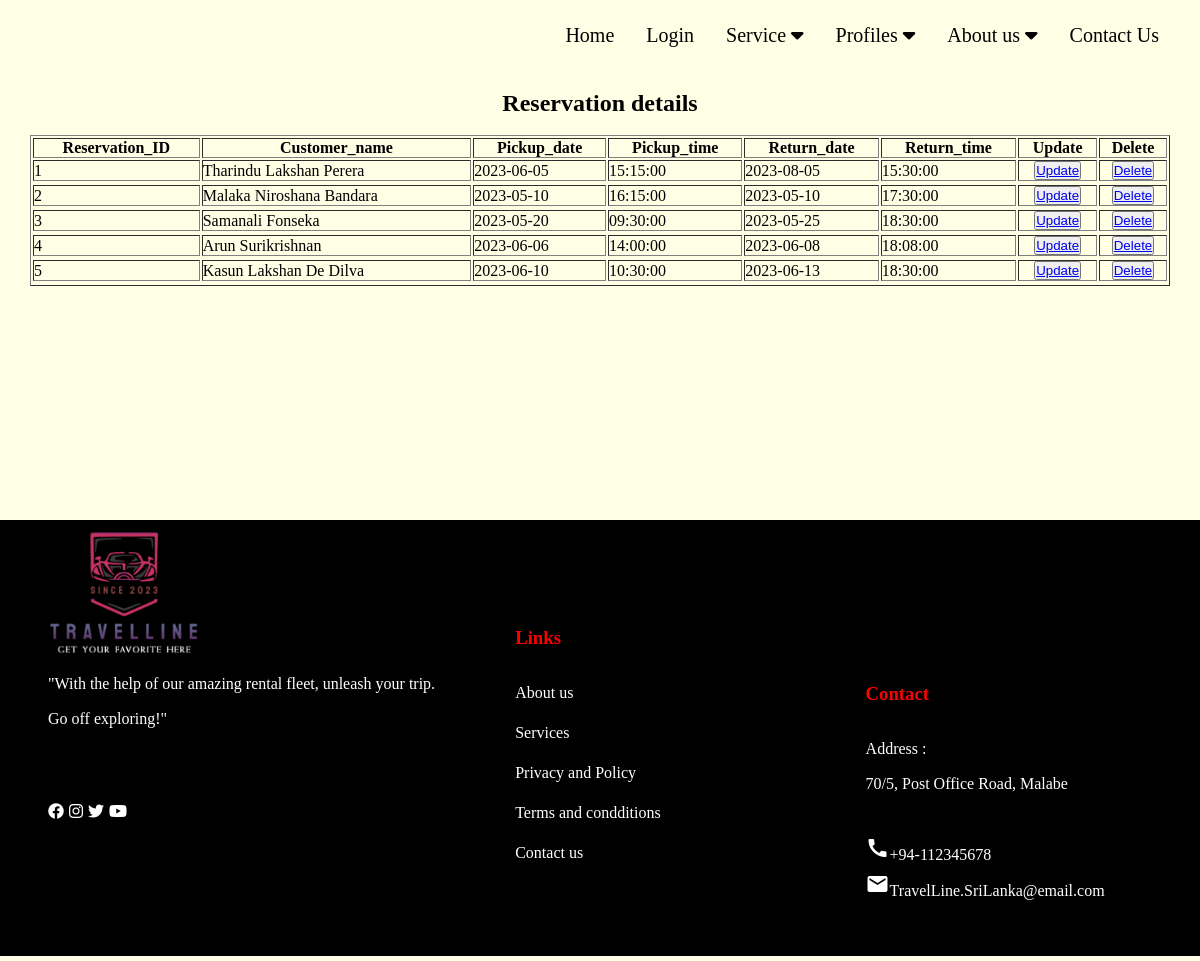
/reservationAccount.php, run on the app's committed database.
### tables this page shows
CREATE TABLE `reservation` (
  `Reservation_ID` int(11) NOT NULL,
  `Customer_name` varchar(250) NOT NULL,
  `Pickup_date` date NOT NULL,
  `Pickup_time` time NOT NULL,
  `Return_date` date NOT NULL,
  `Return_time` time NOT NULL
);

### reservationAccount.php (the view, shortened to what this page needs)
<?php
include_once 'config.php';
?>
<!DOCTYPE html>
<html>
<head>
<link rel="stylesheet" type="text/css"  href="Styles/styles.css">
    <link rel="stylesheet" href="https://cdnjs.cloudflare.com/ajax/libs/font-awesome/4.7.0/css/font-awesome.min.css">
    <link rel="stylesheet" href="https://cdnjs.cloudflare.com/ajax/libs/font-awesome/6.4.0/css/all.min.css">
    <link rel="stylesheet" type="text/css"  href="Styles/reservationAccount.css">
</head>
<body>
    <div class="navbar">
        <a href="home page.html">Home</a>
        <a href="login.php">Login</a>
        <div class="servicebtn">
            <button class="dropbtn">Service
                <i class="fa fa-caret-down"></i>
            </button>
        </div>
        <div class="profilesbtn">
            <button class="dropbtn">Profiles
                <i class="fa fa-caret-down"></i>
            </button>
        </div>
        <div class="aboutusbtn">
            <button class="dropbtn">About us
                <i class="fa fa-caret-down"></i>
            </button>
            </div>
        <a href="contactUs.html">Contact Us</a>
    </div>
	  <br><br><br><br><br>
	  <center>
	  <h2>Reservation details</h2>
	  <br>
	  <table border="1" width="95%">
	  <tr>
	  <th class="col1">Reservation_ID</th>
	  <th class="col1">Customer_name</th>
	  <th class="col1">Pickup_date</th>
	  <th class="col1">Pickup_time</th>
	  <th class="col1">Return_date</th>
	  <th class="col1">Return_time</th>
	  <th class="col1">Update</th>
	  <th class="col1">Delete</th>
	  </tr>
	  <?php
	  $sql="select * from reservation";
	  $result=$conn->query($sql);
	  if($result->num_rows>0){
		  while($row=$result->fetch_assoc()){
			  echo"<tr>
              <td>".$row["Reservation_ID"]."</td>
              <td>".$row["Customer_name"]."</td>
              <td>".$row["Pickup_date"]."</td>
              <td>".$row["Pickup_time"]."</td>
              <td>".$row["Return_date"]."</td>
              <td>".$row["Return_time"]."</td>";
			  echo"<td><center><button><a href='editReservation.php?
              rID=$row[Reservation_ID]&
              name=$row[Customer_name]&
              pdate=$row[Pickup_date]&
              ptime=$row[Pickup_time]&
              rdate=$row[Return_date]&
              rtime=$row[Return_time]'>Update</a></button></center>
              </td>";
			  echo"<td><center><button><a href='deleteReservation.php ? rID=$row[Reservation_ID]'>Delete</a></button></center></td><tr>";
		  }
		  }else{
			  echo"Empty rows";
	  }
	  echo "</table>";
	  ?>
	</center>
	  <br><br><br><br><br><br><br><br><br><br><br><br><br>
    <footer>
    <div class="foot">
        <div class="footer">
            <div class="row">
                <dic class="col" id="company">
                    <img src="Images/logo.png" alt="" class="logo"><br>
                    <p>"With the help of our amazing rental fleet, unleash your trip. <br> Go off exploring!"</p>
                    <div class="social"><br>
                        <a href="www.facebook.com"><i class="fab fa-facebook"></i></a>
                        <a href="www.instagram.com"><i class="fab fa-instagram"></i></a>
                        <a href="www.twitter.com"><i class="fab fa-twitter"></i></a>
                        <a href="www.youtube.com"><i class="fab fa-youtube"></i></a>
                    </div>
                </div>
                <div class="col" id="useful-links"><br>
                    <h3>Links</h3>
                    <div class="link">
                        <a href="About us.php">About us</a>
                        <a href="services.php">Services</a>
                        <a href="Privacy & Policy page.html">Privacy and Policy</a>
                        <a href="Terms and conditions.php">Terms and condditions</a>
                        <a href="contactUs.html">Contact us</a>
                    </div>
                </div>
                <div class="col" id="contacts"><br>
                    <h3>Contact</h3>
                    <div class="contact-details">
                        <p>Address :<br> 70/5,  Post Office Road,  Malabe</p><br>
                        <p><i class="material-icons">call</i>+94-112345678</p>
                        <p><i class="material-icons">email</i>TravelLine.SriLanka@email.com</p>
                    </div>
                </div>
            </div>
        </div>
    </footer>
</body>
</html>

### Styles/styles.css (style rules this page uses)
.navbar { overflow: hidden; float: right; bottom: 0; left: 0; margin-top: 10px; margin-right: 25px; }
.navbar a { float: left; font-size: 20px; color: black; text-align: center; padding: 14px 16px; text-decoration: none; }
.dropbtn { color: white; }
.servicebtn { float: left; overflow: hidden; }
.servicebtn .dropbtn { font-size: 20px; border: none; outline: none; color:black; padding: 14px 16px; background-color: inherit; font-family: inherit; margin: 0; }
.profilesbtn { float: left; overflow: hidden; }
.profilesbtn .dropbtn { font-size: 20px; border: none; outline: none; color:black; padding: 14px 16px; background-color: inherit; font-family: inherit; margin: 0; }
.aboutusbtn { float: left; overflow: hidden; }
.aboutusbtn .dropbtn { font-size: 20px; border: none; outline: none; color:black; padding: 14px 16px; background-color: inherit; font-family: inherit; margin: 0; }
* { box-sizing: border-box; margin: 0; padding: 0; }
.foot { background-color:black; height:20%; width: 100%; position: relative; display: flex; margin-right: 3px; margin-bottom: 5px; line-height: 35px; }
.logo { width: 150px; height: auto; margin-top:-10% ; }
.footer { color: black; width: 100%; height: auto; position: relative; padding: 3rem 1rem; }
.row { display: flex; justify-content: space-between; align-items: center; display:flex; }
.col { min-width: 250px; color: black; font-family: 'Times New Roman', Times, serif; padding: 0 2rem; }
.contact-details i { color: white; }
.col .social a i { color:white; margin-top: 2rem; margin-right: 5px; transition: 0.3s ease; float: left; }
.col h3 { color: red; margin-bottom: 20px; position: relative; cursor: pointer; }
.col h3::after { content: ''; height: 3px; width: 0px; position: absolute; bottom: 0; left: 0; transition: 0.3s ease; }
.col p { color: white; }
.col .link a { display: block; text-decoration: none; color: white; margin-bottom: 5px; position: relative; transition: 0.3s ease; }
.col .link a:before { content: ''; height: 16px; width: 3px; position: absolute; top: 5px; left: -10px; background-color: cyan; transition: 0.5s ease; opacity: 0; }
#useful-links { margin-left: 40%; margin-top: -20%; }
#contacts { margin-left: 70%; margin-top: -20%; }

### Styles/reservationAccount.css (style rules this page uses)
body { background-color:#ffffe6; }

### data on the page
reservation: Reservation_ID "1", Customer_name "Tharindu Lakshan Perera", Pickup_date "2023-06-05", Pickup_time "15:15:00", Return_date "2023-08-05", Return_time "15:30:00"
reservation: Reservation_ID "2", Customer_name "Malaka Niroshana Bandara", Pickup_date "2023-05-10", Pickup_time "16:15:00", Return_date "2023-05-10", Return_time "17:30:00"
reservation: Reservation_ID "3", Customer_name "Samanali Fonseka", Pickup_date "2023-05-20", Pickup_time "09:30:00", Return_date "2023-05-25", Return_time "18:30:00"
reservation: Reservation_ID "4", Customer_name "Arun Surikrishnan", Pickup_date "2023-06-06", Pickup_time "14:00:00", Return_date "2023-06-08", Return_time "18:08:00"
reservation: Reservation_ID "5", Customer_name "Kasun Lakshan De Dilva", Pickup_date "2023-06-10", Pickup_time "10:30:00", Return_date "2023-06-13", Return_time "18:30:00"
